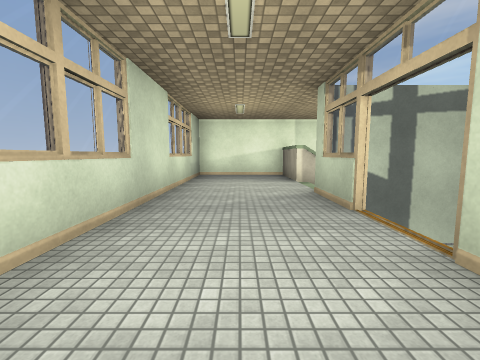
[1] (above)

12 first-person views from a walk through a 3-D level made in the Unity game engine. The camera is 1.4 m above the floor, tilts 6° down and sees 90° across. The floor is counted in squares, 2 m on a side. Each view is taken from the middle of a square. On the plan, view 1 faces up. The plan holds only what a view shows up to about 9 squares ahead; the rest is blank. The player is left out. Door leaves are left out, so doorways stand open. Some surface patterns are stand-ins.

[2]
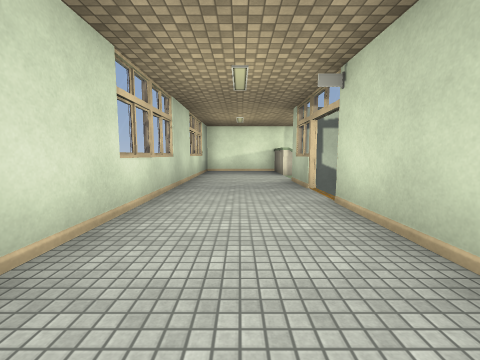

[3]
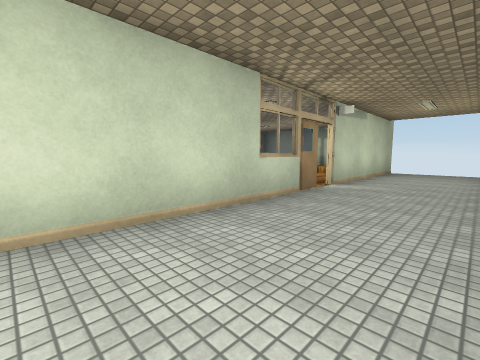

[4]
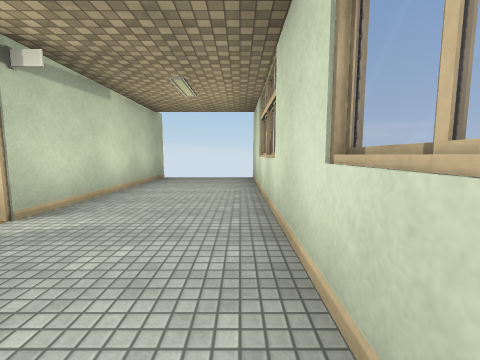

[5]
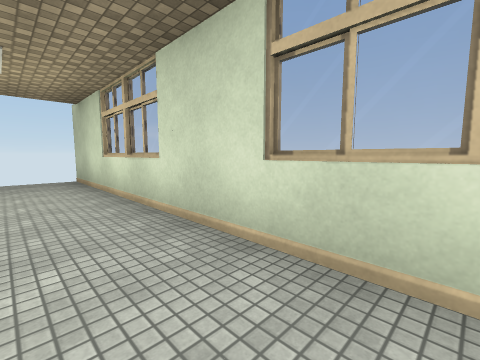

[6]
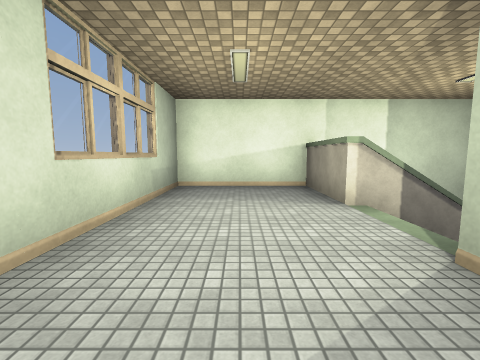

[7]
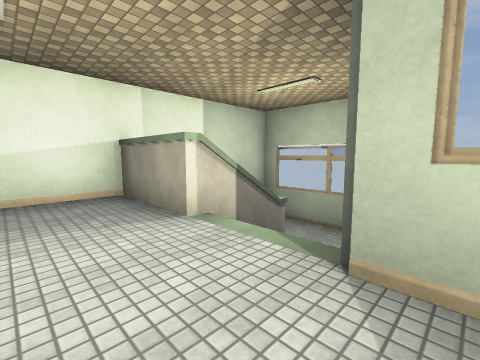

[8]
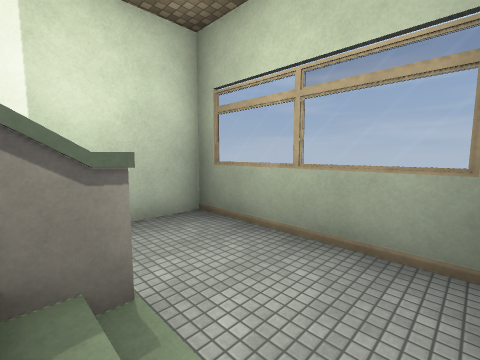

[9]
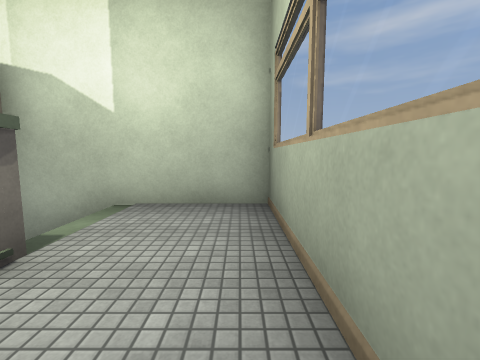

[10]
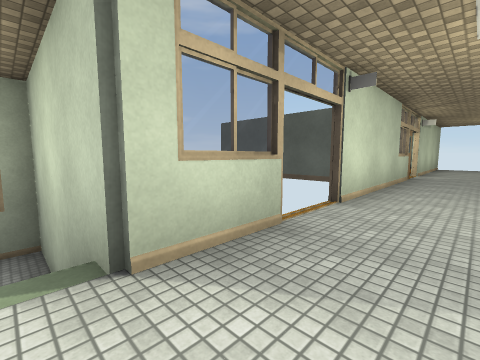

[11]
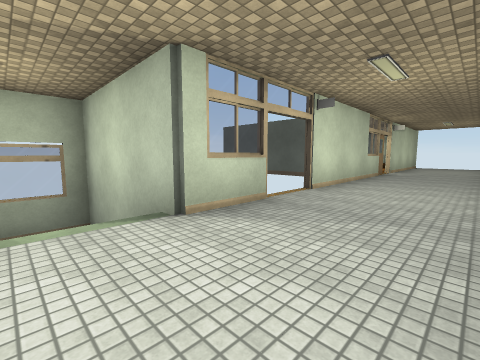

[12]
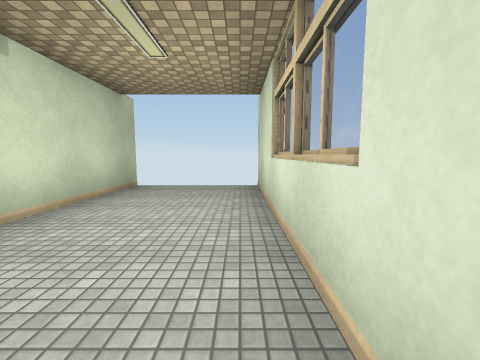

### Floor plan
Key: @ floor where view 1 was taken; # wall or solid block; . main floor; - floor 2 m lower than the main floor; / step, stairs or slope; D open door.
Columns run from 2 left of view 1 to 6 right of it. Each row starts with its distance up from view 1.
  9 #########
  8 #...#/--#
  7 #...##--#
  6 #...//--#
  5 #...//--#
  4 #...#####
  3 #..DD
  2 #..DD
  1 #...#
  0 #.@.#
 -1 #..##
 -2 #..##
 -3 #..#
 -4 #..#
 -5 #..#
 -6 #..#
 -7 #..#
 -8 #..#
 -9 #..#
-10 #  #

Where each view was taken, in squares from view 1:
view 1: 0 up, 0 right, facing up
view 2: 2 down, 0 right, facing up
view 3: 1 up, 1 left, facing down-right
view 4: 2 down, 1 left, facing down
view 5: 2 down, 0 right, facing down-left
view 6: 3 up, 0 right, facing up
view 7: 4 up, 0 right, facing up-right
view 8: 5 up, 3 right, facing up-right
view 9: 5 up, 5 right, facing up
view 10: 5 up, 0 right, facing down-right
view 11: 6 up, 1 left, facing down-right
view 12: 4 down, 1 left, facing down
